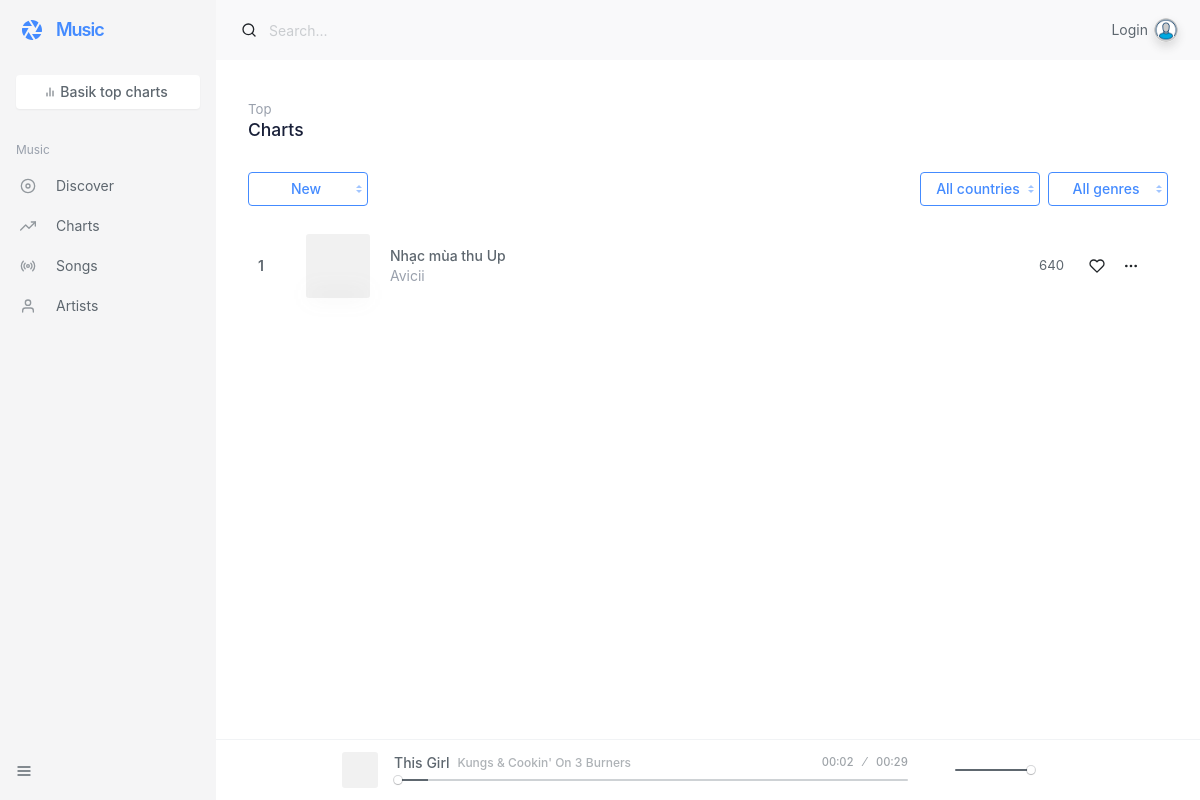
/?controller=home&action=chart, run on an earlier commit of the app's database.
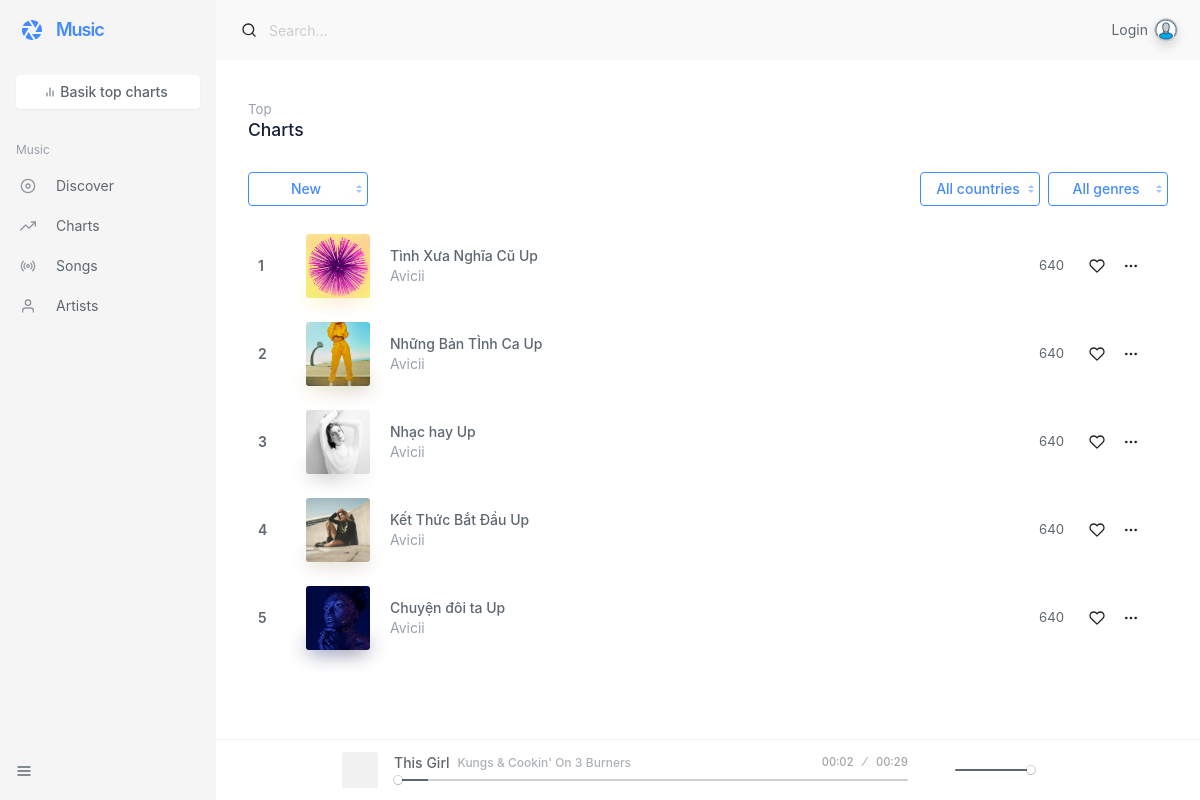
And on a later commit of the database.
### tables this page shows
CREATE TABLE `songs` (
  `id` int UNSIGNED NOT NULL,
  `name` varchar(100) NOT NULL,
  `price` int UNSIGNED DEFAULT NULL,
  `file_url` varchar(255) NOT NULL,
  `album_id` int UNSIGNED DEFAULT NULL,
  `singer_id` int UNSIGNED DEFAULT NULL,
  `genre_id` int UNSIGNED DEFAULT NULL,
  `image` varchar(200) DEFAULT NULL
);

### Controller/HomeController.php (called while the page is built, shortened)
<?php
$dir = str_replace('Controller', '', __DIR__);
require_once $dir . "Model/Song.php";
class HomeController
{
    private $song;
    public function __construct()
    {
        $this->song = new Song();
    }
    public function chart()
    {
        $songs = $this->song->getNewSong(18);
        View::redirect('client/charts', compact('songs'));
    }
}

### index.php (called while the page is built, shortened)
<?php
if (isset($_GET['admin']) && $_GET['admin'] == '1') {
    $nameController =  $_GET['controller'] ?? 'Login';
    $nameController = $nameController . "Controller";
    $method = $_GET['action'] ?? 'index';
    require_once "Controller/admin/$nameController.php";
} else {
    $method = $_GET['action'] ?? 'index';
}
$action = new $nameController();
$action->$method();

### Model/DB.php (called while the page is built, shortened)
<?php
class DB {
    private $serverName = 'localhost';
    private $database = 'music';
    private $user = 'root';
    private $password = '';
    protected $options = [
        PDO::ATTR_ERRMODE => PDO::ERRMODE_EXCEPTION,
        PDO::ATTR_DEFAULT_FETCH_MODE => PDO::FETCH_ASSOC,
        PDO::ATTR_EMULATE_PREPARES => false,
        PDO::ATTR_TIMEOUT => 5,
    ];
    public function __construct()
    {
        try {
            $this->connect = new PDO("mysql:host=$this->serverName;dbname=$this->database", $this->user, $this->password, $this->options);
        } catch (\Throwable $th) {
            $this->connect = null;
            die ("Could not connect to the database $this->database :" . $th->getMessage());
        }
    }
}

### Model/Song.php (called while the page is built, shortened)
<?php
class Song extends Model
{
    public function getNewSong($number)
    {
        $sql = "SELECT
        s.id,
        s.name,
        s.image,
        s.price,
        s.file_url,
        a.name as name_album,
        sg.name as name_singer,
        g.name as name_genre
        FROM songs s
        INNER JOIN albums a ON s.album_id = a.id
        INNER JOIN singers sg ON s.singer_id = sg.id
        INNER JOIN genres g ON s.genre_id = g.id
        ORDER BY s.id DESC
        LIMIT 0, $number";
        $result = $this->connect->query($sql);
        return $result->fetchAll(PDO::FETCH_ASSOC);
    }
}

### View/client/charts.php (the view, shortened to what the changed rows need)
<!DOCTYPE html>
<html lang="en">
<head>
    <?php require_once "common/head.php" ?>
</head>
<body class="layout-row">
    <div id="main" class="layout-column flex bg-white">
        <div id="content" class="flex">
            <div class="page-container">
                <div class="padding sr" id="list" data-page="50">
                    <div class="row list list-row list-index">
                        <?php foreach ($songs as $song) : ?>
                            <div class="col-12" data-id="90835896" data-category="Electronic" data-tag="all" data-source="">
                                <div class="list-item r" data-sr-id="70" style="visibility: visible; transform: none; opacity: 1; transition: none 0s ease 0s;">
                                    <div class="media"><a href="music.detail.html#90835896" class="ajax media-content" style="background-image:url(<?php echo  'uploads/' . $song['image'] ?>)" data-pjax-state=""></a>
                                    </div>
                                    <div class="list-content text-center">
                                        <div class="list-body"><a href="music.detail.html#90835896" class="list-title title ajax h-1x" data-pjax-state=""><?php echo $song['name'] ?>
                                                Up </a><a href="music.artist.html#90835896" class="list-subtitle d-block text-muted subtitle ajax h-1x" data-pjax-state="">Avicii</a></div>
                                    </div>
                                    <div class="list-action show-row">
                                        <div class="d-flex align-items-center">
                                            <div class="px-3 text-sm d-none d-md-block num">640</div>
                                            <button class="btn btn-icon no-bg no-shadow" data-toggle-class="">
                                            </button>
                                            <button class="btn btn-icon no-bg no-shadow btn-more" data-toggle="dropdown">
                                            </button>
                                        </div>
                                    </div>
                                </div>
                            </div>
                        <?php endforeach; ?>
                    </div>
                </div>
            </div>
        </div>
</div>
</body>
</html>

What changed in the data, as far as the page shows it:
removed songs: name "Nhạc mùa thu"
added songs: image (picture), name "Tình Xưa Nghĩa Cũ"
added songs: image (picture), name "Những Bản TÌnh Ca"
added songs: image (picture), name "Nhạc hay"
added songs: image (picture), name "Kết Thức Bắt Đầu"
added songs: image (picture), name "Chuyện đôi ta"
